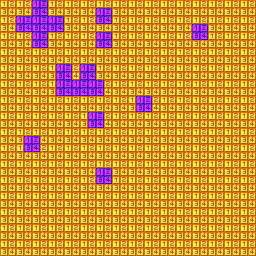

This game map was drawn from its Tiled (.tmx) file and the tilesets committed beside it. A one-line description and the full map source follow:
An orthogonal 32x32 tile map with 8x8 px tiles, 1 tile layer (Tile Layer 1).

<map version="1.0" tiledversion="1.0.3" orientation="orthogonal" renderorder="right-down" width="32" height="32" tilewidth="8" tileheight="8" nextobjectid="1">
 <tileset firstgid="1" source="untitled.tsx" />
 <layer name="Tile Layer 1" width="32" height="32">
  <data encoding="csv">
1,2,1,2,3,4,1,2,1,2,1,2,1,2,1,2,1,2,1,2,1,2,1,2,1,2,1,2,1,2,1,2,
5,6,5,6,7,8,5,6,5,6,5,6,3,4,5,6,5,6,5,6,5,6,5,6,5,6,5,6,5,6,5,6,
1,2,3,4,3,4,3,4,1,2,1,2,7,8,1,2,1,2,1,2,1,2,1,2,1,2,1,2,1,2,1,2,
5,6,7,8,7,8,7,8,5,6,5,6,5,6,5,6,5,6,5,6,5,6,5,6,3,4,5,6,5,6,5,6,
1,2,1,2,3,4,1,2,1,2,1,2,3,4,1,2,1,2,1,2,1,2,1,2,7,8,1,2,1,2,1,2,
5,6,5,6,7,8,5,6,5,6,5,6,7,8,5,6,5,6,5,6,5,6,5,6,5,6,5,6,5,6,5,6,
1,2,1,2,1,2,1,2,1,2,1,2,1,2,1,2,1,2,1,2,1,2,1,2,1,2,1,2,1,2,1,2,
5,6,5,6,5,6,5,6,5,6,5,6,5,6,5,6,5,6,5,6,5,6,5,6,5,6,5,6,5,6,5,6,
1,2,1,2,1,2,1,3,4,2,3,4,1,2,1,2,1,2,1,2,1,2,1,2,1,2,1,2,1,2,1,2,
5,6,5,6,5,6,5,7,8,6,7,8,5,6,5,6,5,6,5,6,5,6,5,6,5,6,5,6,5,6,5,6,
1,2,1,2,1,2,1,3,4,3,4,3,4,2,1,2,1,2,1,2,1,2,1,2,1,2,1,2,1,2,1,2,
5,6,5,6,5,6,5,7,8,7,8,7,8,6,5,6,5,6,5,6,5,6,5,6,5,6,5,6,5,6,5,6,
1,2,1,2,1,2,1,2,1,2,1,2,1,2,1,2,1,3,4,2,1,2,1,2,1,2,1,2,1,2,1,2,
5,6,5,6,5,6,5,6,5,6,5,6,5,6,5,6,5,7,8,6,5,6,5,6,5,6,5,6,5,6,5,6,
1,2,1,2,1,2,1,2,1,2,1,3,4,2,1,2,1,2,1,2,1,2,1,2,1,2,1,2,1,2,1,2,
5,6,5,6,5,6,5,6,5,6,5,7,8,6,5,6,5,6,5,6,5,6,5,6,5,6,5,6,5,6,5,6,
1,2,1,2,1,2,1,2,1,2,1,2,1,2,1,2,1,2,1,2,1,2,1,2,1,2,1,2,1,2,1,2,
5,6,5,3,4,6,5,6,5,6,5,6,5,6,5,6,5,6,5,6,5,6,5,6,5,6,5,6,5,6,5,6,
1,2,1,7,8,2,1,2,1,2,1,2,1,2,1,2,1,2,1,2,1,2,1,2,1,2,1,2,1,2,1,2,
5,6,5,6,5,6,5,6,5,6,5,6,5,6,5,6,5,6,5,6,5,6,5,6,5,6,5,6,5,6,5,6,
1,2,1,2,1,2,1,2,1,2,1,2,1,2,1,2,1,2,1,2,1,2,1,2,1,2,1,2,1,2,1,2,
5,6,5,6,5,6,5,6,5,6,5,6,3,4,5,6,5,6,5,6,5,6,5,6,5,6,5,6,5,6,5,6,
1,2,1,2,1,2,1,2,1,2,1,2,7,8,1,2,1,2,1,2,1,2,1,2,1,2,1,2,1,2,1,2,
5,6,5,6,5,6,5,6,5,6,5,6,5,6,5,6,5,6,5,6,5,6,5,6,5,6,5,6,5,6,5,6,
1,2,1,2,1,2,1,2,1,2,1,2,1,2,1,2,1,2,1,2,1,2,1,2,1,2,1,2,1,2,1,2,
5,6,5,6,5,6,5,6,5,6,5,6,5,6,5,6,5,6,5,6,5,6,5,6,5,6,5,6,5,6,5,6,
1,2,1,2,1,2,1,2,1,2,1,2,1,2,1,2,1,2,1,2,1,2,1,2,1,2,1,2,1,2,1,2,
5,6,5,6,5,6,5,6,5,6,5,6,5,6,5,6,5,6,5,6,5,6,5,6,5,6,5,6,5,6,5,6,
1,2,1,2,1,2,1,2,1,2,1,2,1,2,1,2,1,2,1,2,1,2,1,2,1,2,1,2,1,2,1,2,
5,6,5,6,5,6,5,6,5,6,5,6,5,6,5,6,5,6,5,6,5,6,5,6,5,6,5,6,5,6,5,6,
1,2,1,2,1,2,1,2,1,2,1,2,1,2,1,2,1,2,1,2,1,2,1,2,1,2,1,2,1,2,1,2,
5,6,5,6,5,6,5,6,5,6,5,6,5,6,5,6,5,6,5,6,5,6,5,6,5,6,5,6,5,6,5,6
</data>
 </layer>
</map>
